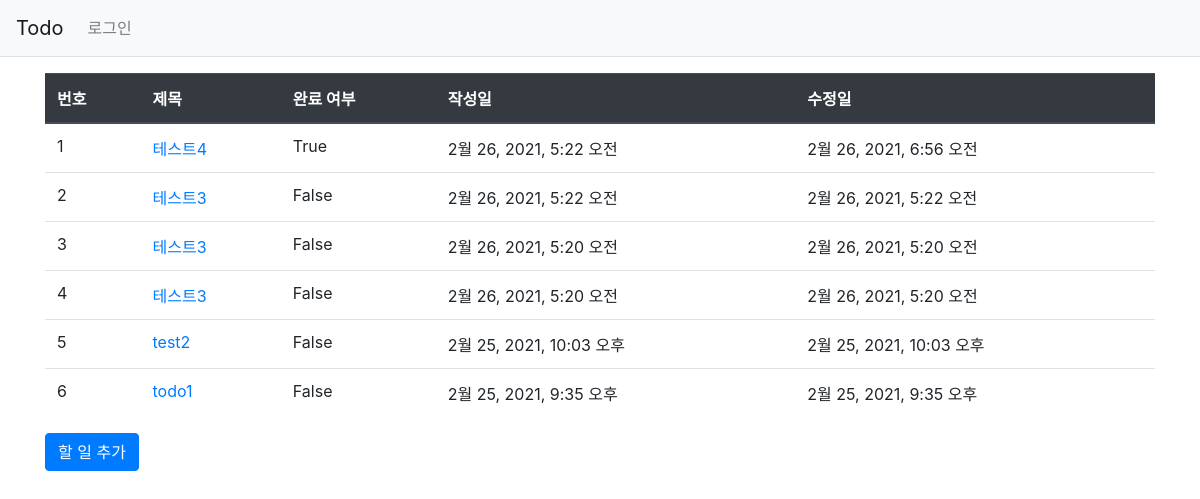
Page /todos/ on the earlier database version.
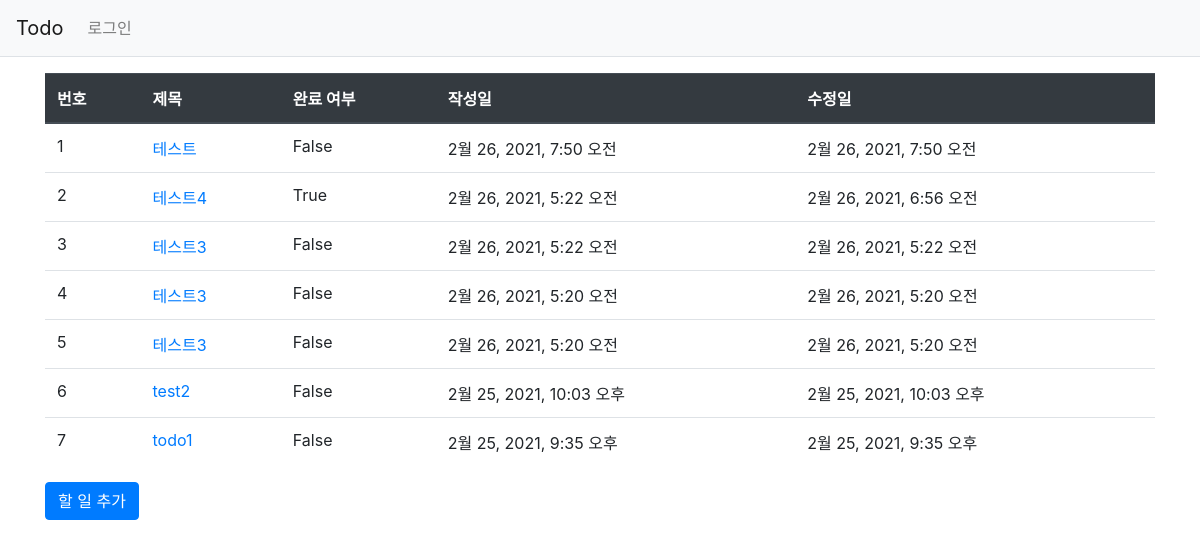
Same page on the later database version.
### todos/models.py (models this page shows, shortened)
class Todo(models.Model):
    title = models.CharField(max_length=100, blank=False)
    description = models.TextField(blank=False)
    is_completed = models.BooleanField(default=False)
    created_at = models.DateTimeField(auto_now_add=True)
    updated_at = models.DateTimeField(auto_now=True)
    author = models.ForeignKey(User, on_delete=models.CASCADE)

### todos/views.py (the view)
# urls.py: path('', views.index, name='index'),
def index(request):
    todos = Todo.objects.order_by('-created_at')
    context = {'todos': todos}
    return render(request, 'todos/todos.html', context)

### templates/todos/todos.html
{% extends 'base.html' %}
{% block content %}
<div class="container my-3">
    <table class="table">
        <thead>
        <tr class="thead-dark">
            <th>번호</th>
            <th>제목</th>
            <th>완료 여부</th>
            <th>작성일</th>
            <th>수정일</th>
        </tr>
        </thead>
        <tbody>
        {% if todos %}
        {% for todo in todos %}
        <tr>
            <td>{{ forloop.counter }}</td>
            <td>
                <a href="{% url 'todos:detail' todo.id %}">{{ todo.title }}</a>
            </td>
            <td>{{ todo.is_completed }}</td>
            <td>{{ todo.created_at }}</td>
            <td>{{ todo.updated_at }}</td>
        </tr>
        {% endfor %}
        {% else %}
        <tr>
            <td colspan="3">할 일이 없습니다.</td>
        </tr>
        {% endif %}
        </tbody>
    </table>
    <a href="{% url 'todos:todo_create' %}" class="btn btn-primary">할 일 추가</a>
</div>
{% endblock %}

Differences in the rows shown:
added Todo: title "테스트", is_completed "False", created_at "2월 26, 2021, 7:50 오전", updated_at "2월 26, 2021, 7:50 오전"
